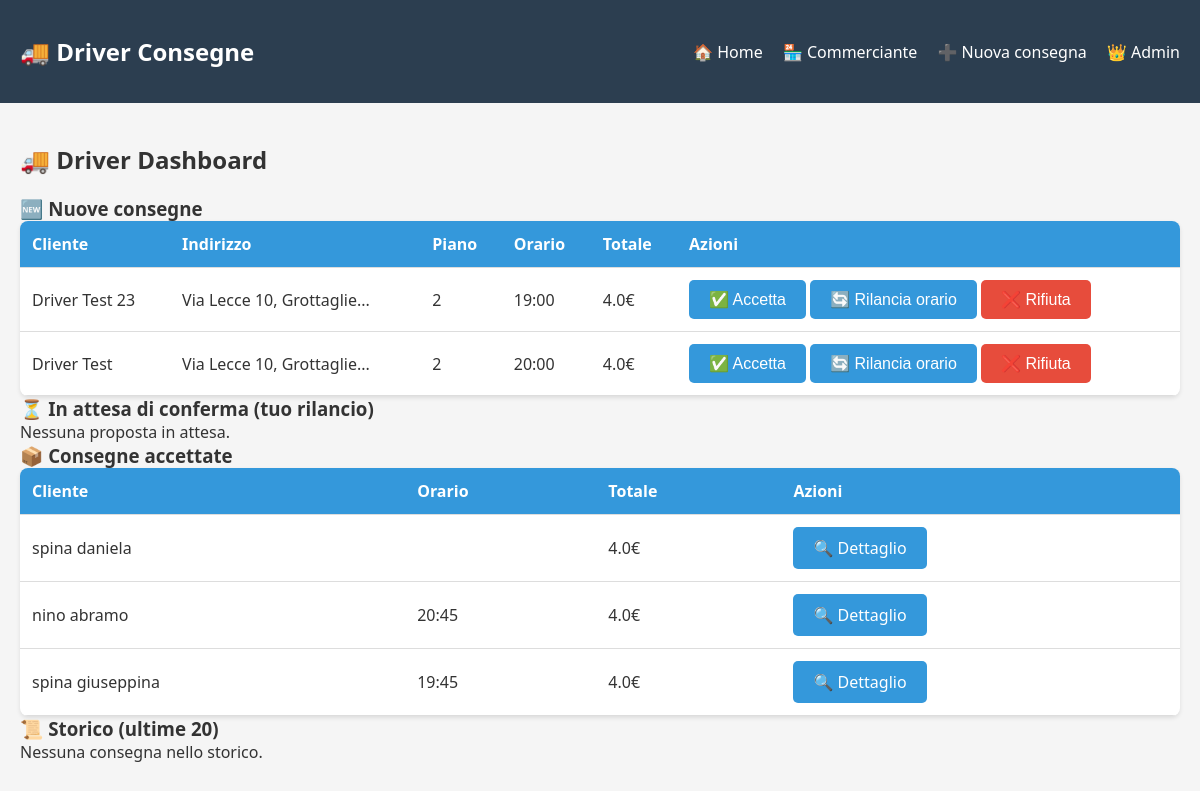
Before: / with the older database file.
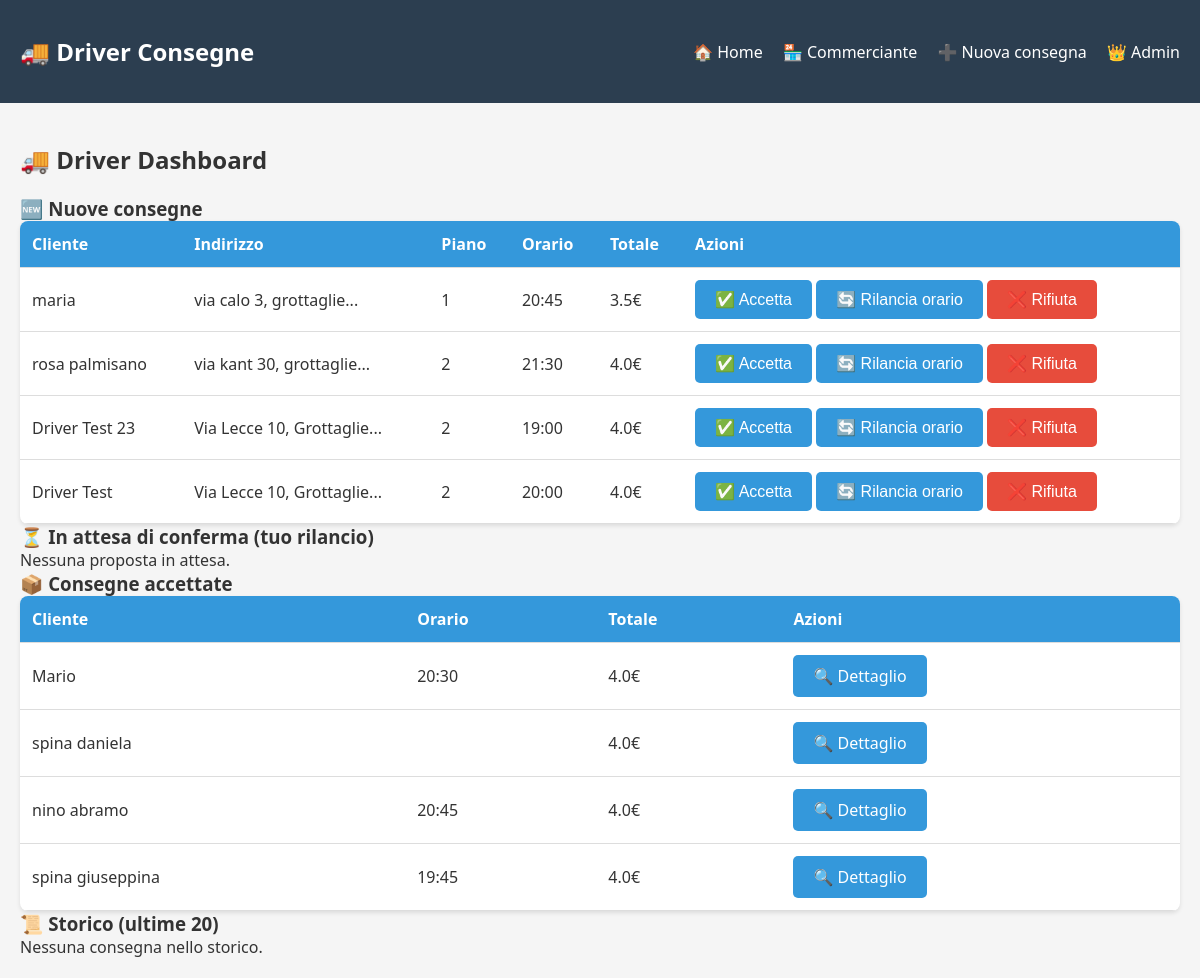
After: the same page with the newer database file.
### models.py (models this page shows, shortened)
class Consegna(db.Model):
    __tablename__ = 'consegne'
    id = db.Column(db.String(36), primary_key=True, default=lambda: str(uuid.uuid4()))
    stato = db.Column(db.String(50), default='richiesta')  # richiesta, attesa_conferma, accettata, consegnata, cancellata
    data_creazione = db.Column(db.DateTime, default=datetime.utcnow)
    comm_nome = db.Column(db.String(100), nullable=False)
    comm_telefono = db.Column(db.String(20), nullable=False)
    comm_indirizzo_partenza = db.Column(db.String(200), nullable=False)
    cliente_nome = db.Column(db.String(100), nullable=False)
    cliente_telefono = db.Column(db.String(20), nullable=False)
    cliente_indirizzo_consegna = db.Column(db.String(200), nullable=False)
    cliente_piano = db.Column(db.Integer, default=0)  # 0 = piano terra / nessun piano
    cliente_note = db.Column(db.Text, default='')
    fragile = db.Column(db.Boolean, default=False)
    tariffa_base = db.Column(db.Float, default=3.0)
    supplemento_piano = db.Column(db.Float, default=0.50)  # 0.50€ per piano (dal 1° in su)
    totale_euro = db.Column(db.Float, default=0)
    orario_richiesto = db.Column(db.String(10), nullable=True)
    orario_proposto_driver = db.Column(db.String(10), nullable=True)
    driver_id = db.Column(db.String(100), nullable=True)
    accettata_il = db.Column(db.DateTime, nullable=True)
    pagata = db.Column(db.Boolean, default=False)

### app.py (the view)
@app.route('/')
def index():
    consegne_richieste = Consegna.query.filter_by(stato='richiesta').order_by(Consegna.data_creazione.desc()).all()
    consegne_attesa = Consegna.query.filter_by(stato='attesa_conferma').order_by(Consegna.data_creazione.desc()).all()
    consegne_accettate = Consegna.query.filter_by(stato='accettata').order_by(Consegna.accettata_il.desc()).all()
    storico = Consegna.query.filter(Consegna.stato.in_(['consegnata', 'cancellata', 'rifiutata'])).order_by(Consegna.data_creazione.desc()).limit(20).all()
    return render_template('index.html',
                         consegne_richieste=consegne_richieste,
                         consegne_attesa=consegne_attesa,
                         consegne_accettate=consegne_accettate,
                         storico=storico)

### templates/index.html (shortened to what this page needs)
{% extends "base.html" %}
{% block content %}
<h2>🚚 Driver Dashboard</h2>
<h3>🆕 Nuove consegne</h3>
{% if consegne_richieste %}
    <table class="tabella">
        <thead>
            <tr><th>Cliente</th><th>Indirizzo</th><th>Piano</th><th>Orario</th><th>Totale</th><th>Azioni</th></tr>
        </thead>
        <tbody>
        {% for c in consegne_richieste %}
        <tr>
            <td>{{ c.cliente_nome }}</td>
            <td>{{ c.cliente_indirizzo_consegna[:30] }}...</td>
            <td>{{ c.cliente_piano }}</td>
            <td>{{ c.orario_richiesto or '--' }}</td>
            <td>{{ c.totale_euro }}€</td>
            <td>
                <button onclick="accetta('{{ c.id }}')" class="btn">✅ Accetta</button>
                <button onclick="rilancia('{{ c.id }}')" class="btn">🔄 Rilancia orario</button>
                <button onclick="rifiuta('{{ c.id }}')" class="btn" style="background:#e74c3c;">❌ Rifiuta</button>
            </td>
        </tr>
        {% endfor %}
        </tbody>
    </table>
{% else %}
    <p>Nessuna consegna in attesa.</p>
{% endif %}
<h3>⏳ In attesa di conferma (tuo rilancio)</h3>
{% if consegne_attesa %}
    <table class="tabella">
        <thead><tr><th>Cliente</th><th>Orario richiesto</th><th>Tu hai proposto</th><th>Totale</th></tr></thead>
        <tbody>
        {% for c in consegne_attesa %}
        <tr>
            <td>{{ c.cliente_nome }}</td>
            <td>{{ c.orario_richiesto }}</td>
            <td><strong>{{ c.orario_proposto_driver }}</strong></td>
            <td>{{ c.totale_euro }}€</td>
        </tr>
        {% endfor %}
        </tbody>
    </table>
{% else %}
    <p>Nessuna proposta in attesa.</p>
{% endif %}
<h3>📦 Consegne accettate</h3>
{% if consegne_accettate %}
    <table class="tabella">
        <thead><tr><th>Cliente</th><th>Orario</th><th>Totale</th><th>Azioni</th></tr></thead>
        <tbody>
        {% for c in consegne_accettate %}
        <tr>
            <td>{{ c.cliente_nome }}</td>
            <td>{{ c.orario_richiesto }}</td>
            <td>{{ c.totale_euro }}€</td>
            <td><a href="{{ url_for('dettaglio_consegna', id=c.id) }}" class="btn">🔍 Dettaglio</a></td>
        </tr>
        {% endfor %}
        </tbody>
    </table>
{% else %}
    <p>Nessuna consegna in corso.</p>
{% endif %}
<h3>📜 Storico (ultime 20)</h3>
{% if storico %}
    <table class="tabella">
        <thead><tr><th>Cliente</th><th>Totale</th><th>Stato</th><th>Pagata</th></tr></thead>
        <tbody>
        {% for c in storico %}
        <tr>
            <td>{{ c.cliente_nome }}</td>
            <td>{{ c.totale_euro }}€</td>
            <td>{{ c.stato }}</td>
            <td>{{ "✅ Sì" if c.pagata else "❌ No" }}</td>
        </tr>
        {% endfor %}
        </tbody>
    </table>
{% else %}
    <p>Nessuna consegna nello storico.</p>
{% endif %}
{% endblock %}

### templates/base.html (shortened to what this page needs)
<!DOCTYPE html>
<html lang="it">
<head>
    <link rel="stylesheet" href="{{ url_for('static', filename='style.css') }}">
</head>
<body>
    <nav>
        <div class="container">
            <h1>🚚 Driver Consegne</h1>
            <ul>
                <li><a href="{{ url_for('index') }}">🏠 Home</a></li>
                <li><a href="{{ url_for('commerciante') }}">🏪 Commerciante</a></li>
                <li><a href="{{ url_for('nuova_consegna') }}">➕ Nuova consegna</a></li>
                <li><a href="{{ url_for('admin') }}">👑 Admin</a></li>
            </ul>
        </div>
    </nav>
    <div class="container">
        {% block content %}{% endblock %}
    </div>
</body>
</html>

### static/style.css (style rules this page uses)
* { margin: 0; padding: 0; box-sizing: border-box; }
body { font-family: 'Segoe UI', Tahoma, Geneva, Verdana, sans-serif; background: #f5f5f5; color: #333; }
.container { max-width: 1200px; margin: 0 auto; padding: 20px; }
nav { background: #2c3e50; color: white; padding: 15px 0; }
nav .container { display: flex; justify-content: space-between; align-items: center; }
nav h1 { font-size: 1.5rem; }
nav ul { list-style: none; display: flex; gap: 20px; }
nav a { color: white; text-decoration: none; }
h2 { margin: 20px 0; }
.tabella { width: 100%; border-collapse: collapse; background: white; border-radius: 8px; overflow: hidden; box-shadow: 0 2px 4px rgba(0,0,0,0.1); }
.tabella th, .tabella td { padding: 12px; text-align: left; border-bottom: 1px solid #ddd; }
.tabella th { background: #3498db; color: white; }
.btn { display: inline-block; background: #3498db; color: white; padding: 10px 20px; border: none; border-radius: 5px; cursor: pointer; text-decoration: none; font-size: 1rem; }

Changed rows visible on the page:
added Consegna: cliente_nome "maria", cliente_indirizzo_consegna "via calo 3, grottaglie", cliente_piano "1", orario_richiesto "20:45", totale_euro "3.5", shown under "🆕 Nuove consegne"
added Consegna: cliente_nome "rosa palmisano", cliente_indirizzo_consegna "via kant 30, grottaglie", cliente_piano "2", orario_richiesto "21:30", totale_euro "4.0", shown under "🆕 Nuove consegne"
added Consegna: cliente_nome "Mario", orario_richiesto "20:30", totale_euro "4.0", shown under "📦 Consegne accettate"
